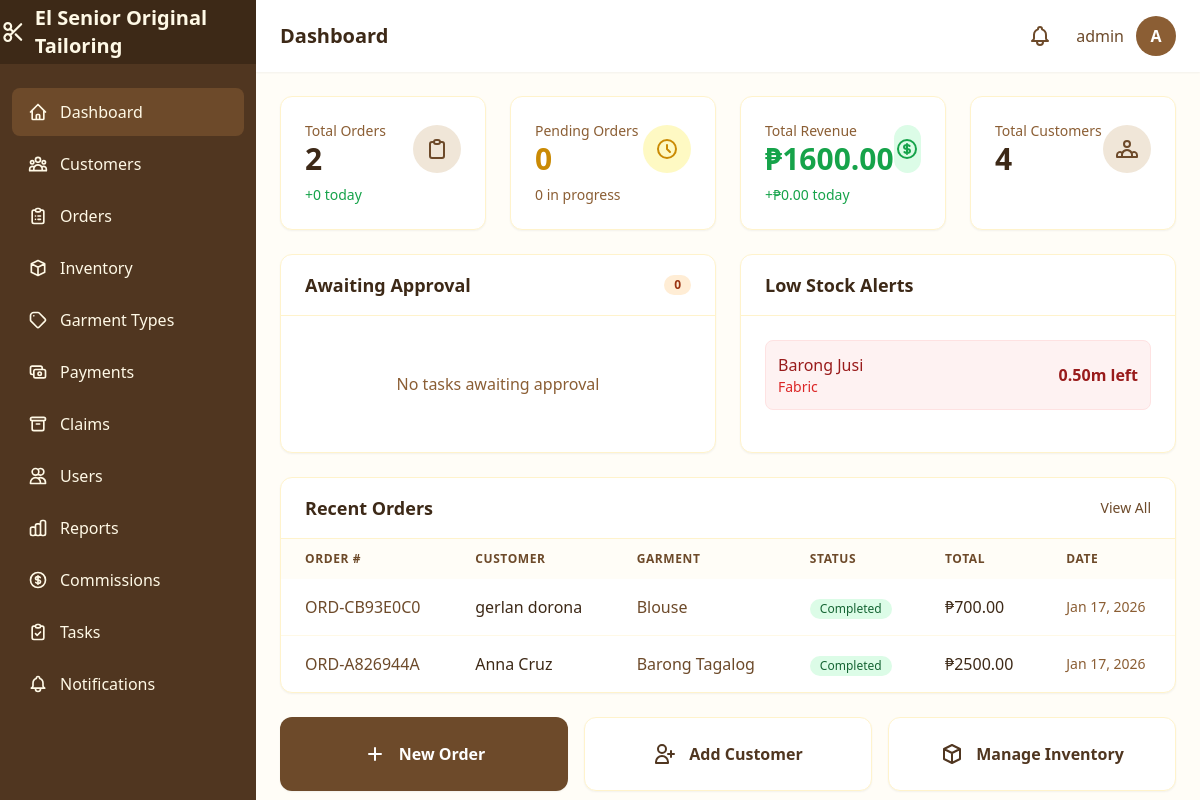
Page /dashboard/ (signed in) on the earlier database version.
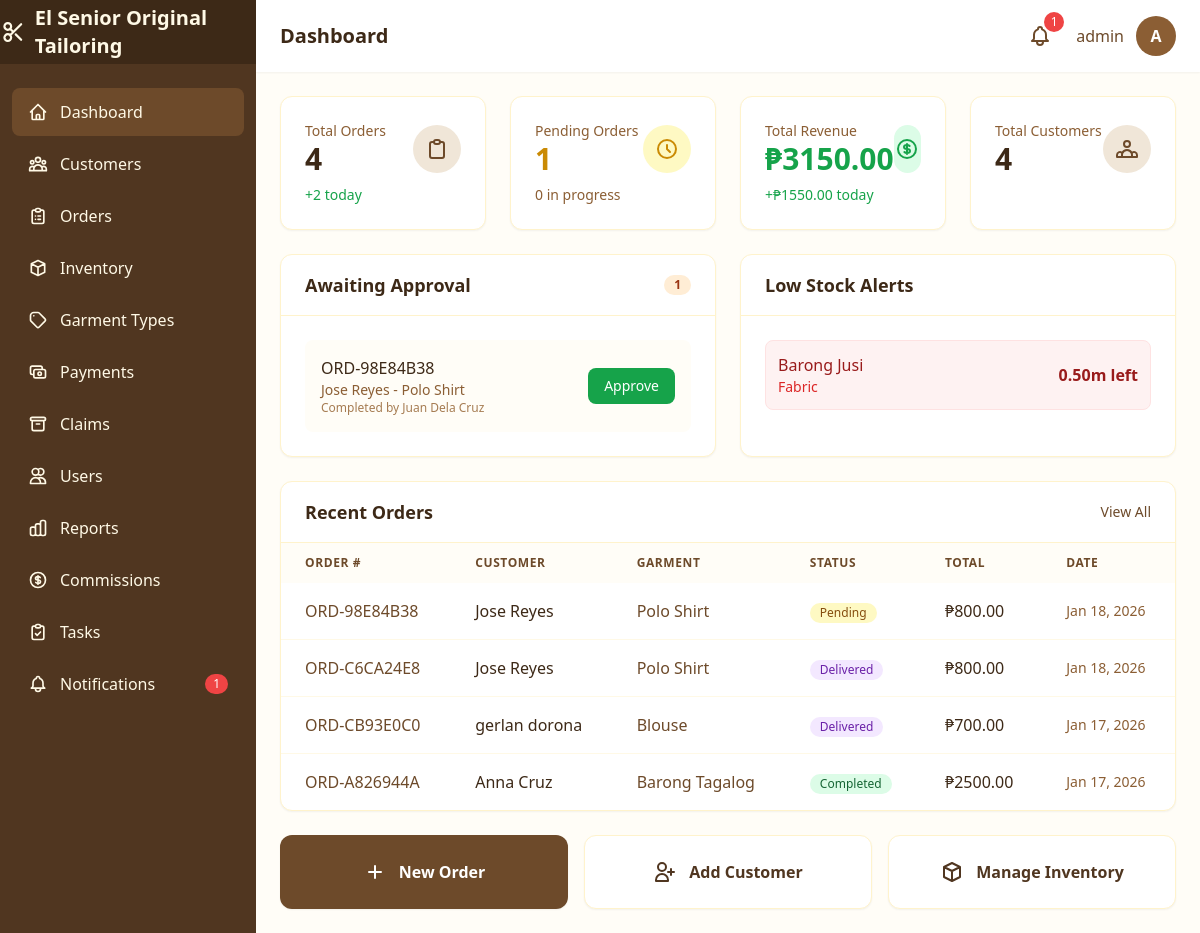
Same page on the later database version.
### core/models.py (models this page shows, shortened)
class Fabric(models.Model):
    name = models.CharField(max_length=200)
    color = models.CharField(max_length=100, blank=True)
    stock_meters = models.DecimalField(
        max_digits=10,
        decimal_places=2,
        default=0,
        validators=[MinValueValidator(Decimal('0'))]
    )
    price_per_meter = models.DecimalField(
        max_digits=10,
        decimal_places=2,
        default=0
    )
    description = models.TextField(blank=True)
    created_at = models.DateTimeField(auto_now_add=True)
    updated_at = models.DateTimeField(auto_now=True)
    class Meta:
        ordering = ['name']

class Order(models.Model):
    STATUS_CHOICES = [
        ('pending', 'Pending'),
        ('in_progress', 'In Progress'),
        ('completed', 'Completed'),
        ('delivered', 'Delivered'),
        ('cancelled', 'Cancelled'),
    ]
    order_number = models.CharField(max_length=50, unique=True, editable=False)
    customer = models.ForeignKey(
        Customer,
        on_delete=models.PROTECT,
        related_name='orders'
    )
    garment_type = models.ForeignKey(
        GarmentType,
        on_delete=models.PROTECT
    )
    fabric = models.ForeignKey(
        Fabric,
        on_delete=models.PROTECT
    )
    quantity = models.PositiveIntegerField(default=1)
    fabric_meters_used = models.DecimalField(
        max_digits=10,
        decimal_places=2
    )
    measurements = models.JSONField(default=dict, blank=True)
    special_instructions = models.TextField(blank=True)
    total_price = models.DecimalField(max_digits=10, decimal_places=2)
    deposit_amount = models.DecimalField(max_digits=10, decimal_places=2)
    balance_amount = models.DecimalField(max_digits=10, decimal_places=2)
    status = models.CharField(max_length=20, choices=STATUS_CHOICES, default='pending')
    order_date = models.DateTimeField(auto_now_add=True)
    due_date = models.DateField(null=True, blank=True)
    completed_date = models.DateTimeField(null=True, blank=True)
    created_by = models.ForeignKey(
        User,
        on_delete=models.SET_NULL,
        null=True,
        related_name='created_orders'
    )
    created_at = models.DateTimeField(auto_now_add=True)
    updated_at = models.DateTimeField(auto_now=True)
    class Meta:
        ordering = ['-created_at']

class Customer(models.Model):
    name = models.CharField(max_length=200)
    contact_number = models.CharField(max_length=20)
    address = models.TextField(blank=True)
    email = models.EmailField(blank=True)
    created_at = models.DateTimeField(auto_now_add=True)
    updated_at = models.DateTimeField(auto_now=True)
    class Meta:
        ordering = ['-created_at']

class GarmentType(models.Model):
    name = models.CharField(max_length=200)
    description = models.TextField(blank=True)
    estimated_fabric_meters = models.DecimalField(
        max_digits=5,
        decimal_places=2,
        help_text="Estimated fabric meters required per garment"
    )
    base_price = models.DecimalField(
        max_digits=10,
        decimal_places=2,
        default=0,
        help_text="Base tailoring price"
    )
    default_tailor = models.ForeignKey(
        User,
        on_delete=models.SET_NULL,
        null=True,
        blank=True,
        related_name='specialized_garments',
        help_text="Default tailor for this garment type"
    )
    created_at = models.DateTimeField(auto_now_add=True)
    updated_at = models.DateTimeField(auto_now=True)
    class Meta:
        ordering = ['name']

class TailoringTask(models.Model):
    STATUS_CHOICES = [
        ('assigned', 'Assigned'),
        ('in_progress', 'In Progress'),
        ('completed', 'Completed'),
        ('approved', 'Approved'),
    ]
    order = models.OneToOneField(
        Order,
        on_delete=models.CASCADE,
        related_name='tailoring_task'
    )
    tailor = models.ForeignKey(
        User,
        on_delete=models.SET_NULL,
        null=True,
        related_name='assigned_tasks'
    )
    status = models.CharField(max_length=20, choices=STATUS_CHOICES, default='assigned')
    notes = models.TextField(blank=True)
    commission_rate = models.DecimalField(
        max_digits=5,
        decimal_places=2,
        default=Decimal('10.00'),
        help_text="Commission percentage for this task"
    )
    commission_amount = models.DecimalField(
        max_digits=10,
        decimal_places=2,
        default=Decimal('0.00'),
        help_text="Calculated commission amount"
    )
    commission_paid = models.BooleanField(
        default=False,
        help_text="Whether commission has been credited to tailor"
    )
    commission_paid_date = models.DateTimeField(null=True, blank=True)
    assigned_date = models.DateTimeField(auto_now_add=True)
    started_date = models.DateTimeField(null=True, blank=True)
    completed_date = models.DateTimeField(null=True, blank=True)
    approved_date = models.DateTimeField(null=True, blank=True)
    approved_by = models.ForeignKey(
        User,
        on_delete=models.SET_NULL,
        null=True,
        blank=True,
        related_name='approved_tasks'
    )
    created_at = models.DateTimeField(auto_now_add=True)
    updated_at = models.DateTimeField(auto_now=True)
    class Meta:
        ordering = ['-created_at']

### core/views.py (the view)
# urls.py: path("dashboard/", views.dashboard, name="dashboard"),
@login_required
def dashboard(request):
    if hasattr(request.user, "profile"):
        if request.user.profile.is_admin:
            return admin_dashboard(request)
        else:
            return tailor_dashboard(request)
    return render(request, "dashboard/main.html")

### templates/dashboard/admin.html (shortened to what the changed rows need)
{% extends 'base.html' %}
{% block page_title %}Dashboard{% endblock %}
{% block content %}
<div class="space-y-6">
    <div class="grid grid-cols-1 md:grid-cols-2 lg:grid-cols-4 gap-6">
        <div class="bg-white rounded-xl shadow-sm p-6 border border-cream-200">
            <div class="flex items-center justify-between">
                <div>
                    <p class="text-sm text-brown-500">Total Orders</p>
                    <p class="text-3xl font-bold text-brown-800">{{ stats.total_orders }}</p>
                </div>
                <div class="w-12 h-12 bg-brown-100 rounded-full flex items-center justify-center">
                </div>
            </div>
            <p class="text-sm text-green-600 mt-2">+{{ stats.today_orders }} today</p>
        </div>
        <div class="bg-white rounded-xl shadow-sm p-6 border border-cream-200">
            <div class="flex items-center justify-between">
                <div>
                    <p class="text-sm text-brown-500">Pending Orders</p>
                    <p class="text-3xl font-bold text-yellow-600">{{ stats.pending_orders }}</p>
                </div>
            </div>
        </div>
        <div class="bg-white rounded-xl shadow-sm p-6 border border-cream-200">
            <div class="flex items-center justify-between">
                <div>
                    <p class="text-sm text-brown-500">Total Revenue</p>
                    <p class="text-3xl font-bold text-green-600">₱{{ stats.total_revenue|floatformat:2 }}</p>
                </div>
                <div class="w-12 h-12 bg-green-100 rounded-full flex items-center justify-center">
                </div>
            </div>
            <p class="text-sm text-green-600 mt-2">+₱{{ stats.today_revenue|floatformat:2 }} today</p>
        </div>
    </div>
    <div class="grid grid-cols-1 lg:grid-cols-2 gap-6">
        <div class="bg-white rounded-xl shadow-sm border border-cream-200">
            <div class="px-6 py-4 border-b border-cream-200 flex items-center justify-between">
                <h2 class="text-lg font-semibold text-brown-800">Awaiting Approval</h2>
                <span class="bg-orange-100 text-orange-800 text-xs font-semibold px-2.5 py-0.5 rounded-full">
                    {{ stats.awaiting_approval }}
                </span>
            </div>
            <div class="p-6">
                {% if pending_approvals %}
                <div class="space-y-4">
                    {% for task in pending_approvals %}
                    <div class="flex items-center justify-between p-4 bg-cream-50 rounded-lg">
                        <div>
                            <p class="font-medium text-brown-800">{{ task.order.order_number }}</p>
                            <p class="text-sm text-brown-500">{{ task.order.customer.name }} - {{ task.order.garment_type.name }}</p>
                            <p class="text-xs text-brown-400">Completed by {{ task.tailor.get_full_name|default:task.tailor.username }}</p>
                        </div>
                        <a href="{% url 'task_approve' task.pk %}"
                           class="bg-green-600 text-white px-4 py-2 rounded-lg text-sm hover:bg-green-700 transition-colors">
                            Approve
                        </a>
                    </div>
                    {% endfor %}
                </div>
                {% else %}
                <p class="text-brown-500 text-center py-8">No tasks awaiting approval</p>
                {% endif %}
            </div>
        </div>
        <div class="bg-white rounded-xl shadow-sm border border-cream-200">
            <div class="px-6 py-4 border-b border-cream-200">
                <h2 class="text-lg font-semibold text-brown-800">Low Stock Alerts</h2>
            </div>
            <div class="p-6">
                {% if low_stock_fabrics or low_stock_accessories %}
                <div class="space-y-3">
                    {% for fabric in low_stock_fabrics %}
                    <div class="flex items-center justify-between p-3 bg-red-50 rounded-lg border border-red-100">
                        <div>
                            <p class="font-medium text-red-800">{{ fabric.name }}</p>
                            <p class="text-sm text-red-600">Fabric</p>
                        </div>
                        <span class="text-red-800 font-semibold">{{ fabric.stock_meters }}m left</span>
                    </div>
                    {% endfor %}
                </div>
                {% else %}
                <p class="text-brown-500 text-center py-8">All stock levels are healthy</p>
                {% endif %}
            </div>
        </div>
    </div>
    <div class="bg-white rounded-xl shadow-sm border border-cream-200">
        <div class="px-6 py-4 border-b border-cream-200 flex items-center justify-between">
            <h2 class="text-lg font-semibold text-brown-800">Recent Orders</h2>
        </div>
        <div class="overflow-x-auto">
            <table class="w-full">
                <thead class="bg-cream-50">
                    <tr>
                        <th class="px-6 py-3 text-left text-xs font-semibold text-brown-600 uppercase tracking-wider">Order #</th>
                        <th class="px-6 py-3 text-left text-xs font-semibold text-brown-600 uppercase tracking-wider">Customer</th>
                        <th class="px-6 py-3 text-left text-xs font-semibold text-brown-600 uppercase tracking-wider">Garment</th>
                        <th class="px-6 py-3 text-left text-xs font-semibold text-brown-600 uppercase tracking-wider">Status</th>
                        <th class="px-6 py-3 text-left text-xs font-semibold text-brown-600 uppercase tracking-wider">Total</th>
                        <th class="px-6 py-3 text-left text-xs font-semibold text-brown-600 uppercase tracking-wider">Date</th>
                    </tr>
                </thead>
                <tbody class="divide-y divide-cream-100">
                    {% for order in recent_orders %}
                    <tr class="hover:bg-cream-50 transition-colors">
                        <td class="px-6 py-4">
                            <a href="{% url 'order_detail' order.pk %}" class="text-brown-600 hover:text-brown-800 font-medium">
                                {{ order.order_number }}
                            </a>
                        </td>
                        <td class="px-6 py-4 text-brown-800">{{ order.customer.name }}</td>
                        <td class="px-6 py-4 text-brown-600">{{ order.garment_type.name }}</td>
                        <td class="px-6 py-4">
                            <span class="inline-flex items-center px-2.5 py-0.5 rounded-full text-xs font-medium
                                {% if order.status == 'pending' %}bg-yellow-100 text-yellow-800
                                {% elif order.status == 'in_progress' %}bg-blue-100 text-blue-800
                                {% elif order.status == 'completed' %}bg-green-100 text-green-800
                                {% elif order.status == 'delivered' %}bg-purple-100 text-purple-800
                                {% else %}bg-red-100 text-red-800{% endif %}">
                                {{ order.get_status_display }}
                            </span>
                        </td>
                        <td class="px-6 py-4 text-brown-800 font-medium">₱{{ order.total_price|floatformat:2 }}</td>
                        <td class="px-6 py-4 text-brown-500 text-sm">{{ order.order_date|date:"M d, Y" }}</td>
                    </tr>
                    {% empty %}
                    <tr>
                        <td colspan="6" class="px-6 py-8 text-center text-brown-500">No orders yet</td>
                    </tr>
                    {% endfor %}
                </tbody>
            </table>
        </div>
    </div>
</div>
{% endblock %}

### templates/base.html (shortened to what the changed rows need)
<!DOCTYPE html>
<html lang="en">
<head>
    {% load static %}
    <script src="{% static 'js/tailwind.js' %}"></script>
</head>
<body class="bg-cream-50 min-h-screen">
    {% block body %}
    {% if user.is_authenticated %}
    <div x-data="{ sidebarOpen: false }" class="flex h-screen overflow-hidden">
        <aside :class="sidebarOpen ? 'translate-x-0' : '-translate-x-full'"
               class="fixed inset-y-0 left-0 z-30 w-64 bg-brown-700 transform transition-transform duration-300 ease-in-out lg:translate-x-0 lg:static lg:inset-auto no-print">
            <nav class="mt-6 px-3">
                <div class="space-y-1">
                    <a href="{% url 'notification_list' %}"
                       class="flex items-center px-4 py-3 text-cream-100 rounded-lg hover:bg-brown-600 transition-colors {% if 'notifications' in request.path %}bg-brown-600{% endif %}">
                        Notifications
                        {% if unread_notification_count > 0 %}
                        <span class="ml-auto bg-red-500 text-white text-xs rounded-full px-2 py-0.5">{{ unread_notification_count }}</span>
                        {% endif %}
                    </a>
                </div>
            </nav>
        </aside>
        <div class="flex-1 flex flex-col overflow-hidden">
            <header class="bg-white shadow-sm z-10 no-print">
                <div class="flex items-center justify-between px-6 py-4">
                    <h1 class="text-xl font-semibold text-brown-800">{% block page_title %}Dashboard{% endblock %}</h1>
                    <div class="flex items-center gap-4">
                        <div x-data="{ notifOpen: false }" class="relative">
                            <button @click="notifOpen = !notifOpen"
                                    @click.away="notifOpen = false"
                                    class="relative p-2 text-brown-600 hover:text-brown-800 hover:bg-cream-100 rounded-full focus:outline-none transition-colors"
                                    hx-get="{% url 'notification_dropdown' %}"
                                    hx-trigger="click"
                                    hx-target="#notification-dropdown-content"
                                    hx-swap="innerHTML">
                                {% if unread_notification_count > 0 %}
                                <span class="absolute -top-1 -right-1 bg-red-500 text-white text-xs rounded-full h-5 w-5 flex items-center justify-center animate-pulse">
                                    {{ unread_notification_count|default:0 }}
                                </span>
                                {% endif %}
                            </button>
                        </div>
                </div>
            </header>
            <main class="flex-1 overflow-y-auto p-6">
                {% block content %}{% endblock %}
            </main>
        </div>
    </div>
    {% else %}
    {% block unauthenticated_content %}{% endblock %}
    {% endif %}
    {% endblock %}
</body>
</html>

Differences in the rows shown:
added TailoringTask: order.order_number "ORD-98E84B38", order.customer.name "Jose Reyes", order.garment_type.name "Polo Shirt", tailor.get_full_name "Juan Dela Cruz"
added Order: order_number "ORD-98E84B38", customer.name "Jose Reyes", garment_type.name "Polo Shirt", status "Pending", total_price "800.00", order_date "Jan 18, 2026"
added Order: order_number "ORD-C6CA24E8", customer.name "Jose Reyes", garment_type.name "Polo Shirt", status "Delivered", total_price "800.00", order_date "Jan 18, 2026"
changed Order "ORD-CB93E0C0": status "Completed" → "Delivered"
Other differences:
{{ unread_notification_count }}: (not shown) → "1"
{{ unread_notification_count|default:0 }}: (not shown) → "1"
{{ stats.total_orders }}: "2" → "4"
{{ stats.today_orders }}: "0" → "2"
{{ stats.pending_orders }}: "0" → "1"
{{ stats.total_revenue|floatformat:2 }}: "1600.00" → "3150.00"
{{ stats.today_revenue|floatformat:2 }}: "0.00" → "1550.00"
{{ stats.awaiting_approval }}: "0" → "1"
text no longer shown: "No tasks awaiting approval"
